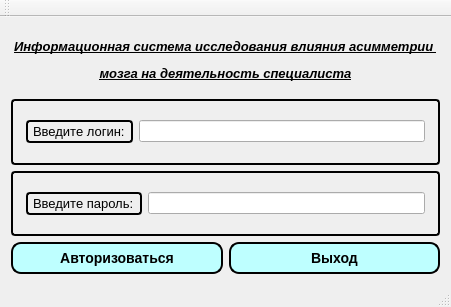
<?xml version="1.0" encoding="UTF-8"?>
<ui version="4.0">
 <class>MainWindow</class>
 <widget class="QMainWindow" name="MainWindow">
  <property name="geometry">
   <rect>
    <x>0</x>
    <y>0</y>
    <width>451</width>
    <height>307</height>
   </rect>
  </property>
  <property name="windowTitle">
   <string>MainWindow</string>
  </property>
  <widget class="QWidget" name="centralWidget">
   <layout class="QGridLayout" name="gridLayout">
    <item row="0" column="0">
     <widget class="QLabel" name="label_3">
      <property name="text">
       <string>&lt;html&gt;&lt;head/&gt;&lt;body&gt;&lt;p align=&quot;center&quot;&gt;&lt;span style=&quot; font-size:10pt; font-weight:600; font-style:italic; text-decoration: underline;&quot;&gt;Информационная система исследования влияния асимметрии &lt;/span&gt;&lt;/p&gt;&lt;p align=&quot;center&quot;&gt;&lt;span style=&quot; font-size:10pt; font-weight:600; font-style:italic; text-decoration: underline;&quot;&gt;мозга на деятельность специалиста&lt;/span&gt;&lt;/p&gt;&lt;/body&gt;&lt;/html&gt;</string>
      </property>
     </widget>
    </item>
    <item row="3" column="0">
     <layout class="QHBoxLayout" name="horizontalLayout">
      <item>
       <widget class="QPushButton" name="pushButton">
        <property name="styleSheet">
         <string notr="true">QPushButton{
     background-color: rgb(190, 255, 255);
     border-style: outset;
     border-width: 2px;
     border-radius: 10px;
     border-color: black;
     font: bold 14px;
     min-width: 10em;
     padding: 6px;
 }
 QPushButton:pressed {
     background-color: rgb(0, 255, 238);
     border-style: inset;
 }</string>
        </property>
        <property name="text">
         <string>Авторизоваться</string>
        </property>
       </widget>
      </item>
      <item>
       <widget class="QPushButton" name="pushButton_2">
        <property name="styleSheet">
         <string notr="true">QPushButton{
     background-color: rgb(190, 255, 255);
     border-style: outset;
     border-width: 2px;
     border-radius: 10px;
     border-color: black;
     font: bold 14px;
     min-width: 10em;
     padding: 6px;
 }
 QPushButton:pressed {
     background-color: rgb(0, 255, 238);
     border-style: inset;
 }</string>
        </property>
        <property name="text">
         <string>Выход</string>
        </property>
       </widget>
      </item>
     </layout>
    </item>
    <item row="1" column="0">
     <widget class="QFrame" name="frame">
      <property name="styleSheet">
       <string notr="true"> QFrame, QLabel, QToolTip {
     border: 2px solid black;
     border-radius: 4px;
     padding: 2px;
     background-image: url(images/welcome.png);
 }</string>
      </property>
      <property name="frameShape">
       <enum>QFrame::StyledPanel</enum>
      </property>
      <property name="frameShadow">
       <enum>QFrame::Raised</enum>
      </property>
      <layout class="QGridLayout" name="gridLayout_2">
       <item row="0" column="0">
        <layout class="QHBoxLayout" name="horizontalLayout_3">
         <item>
          <widget class="QLabel" name="label">
           <property name="font">
            <font>
             <pointsize>10</pointsize>
            </font>
           </property>
           <property name="text">
            <string>Введите логин:</string>
           </property>
          </widget>
         </item>
         <item>
          <widget class="QLineEdit" name="lineEdit"/>
         </item>
        </layout>
       </item>
      </layout>
     </widget>
    </item>
    <item row="2" column="0">
     <widget class="QFrame" name="frame_2">
      <property name="styleSheet">
       <string notr="true"> QFrame, QLabel, QToolTip {
     border: 2px solid black;
     border-radius: 4px;
     padding: 2px;
     background-image: url(images/welcome.png);
 }</string>
      </property>
      <property name="frameShape">
       <enum>QFrame::StyledPanel</enum>
      </property>
      <property name="frameShadow">
       <enum>QFrame::Raised</enum>
      </property>
      <layout class="QGridLayout" name="gridLayout_3">
       <item row="0" column="0">
        <layout class="QHBoxLayout" name="horizontalLayout_2">
         <item>
          <widget class="QLabel" name="label_2">
           <property name="font">
            <font>
             <pointsize>10</pointsize>
            </font>
           </property>
           <property name="styleSheet">
            <string notr="true"/>
           </property>
           <property name="text">
            <string>Введите пароль:</string>
           </property>
          </widget>
         </item>
         <item>
          <widget class="QLineEdit" name="lineEdit_2">
           <property name="echoMode">
            <enum>QLineEdit::PasswordEchoOnEdit</enum>
           </property>
          </widget>
         </item>
        </layout>
       </item>
      </layout>
     </widget>
    </item>
   </layout>
  </widget>
  <widget class="QToolBar" name="mainToolBar">
   <attribute name="toolBarArea">
    <enum>TopToolBarArea</enum>
   </attribute>
   <attribute name="toolBarBreak">
    <bool>false</bool>
   </attribute>
  </widget>
  <widget class="QStatusBar" name="statusBar"/>
 </widget>
 <layoutdefault spacing="6" margin="11"/>
 <resources/>
 <connections/>
</ui>
